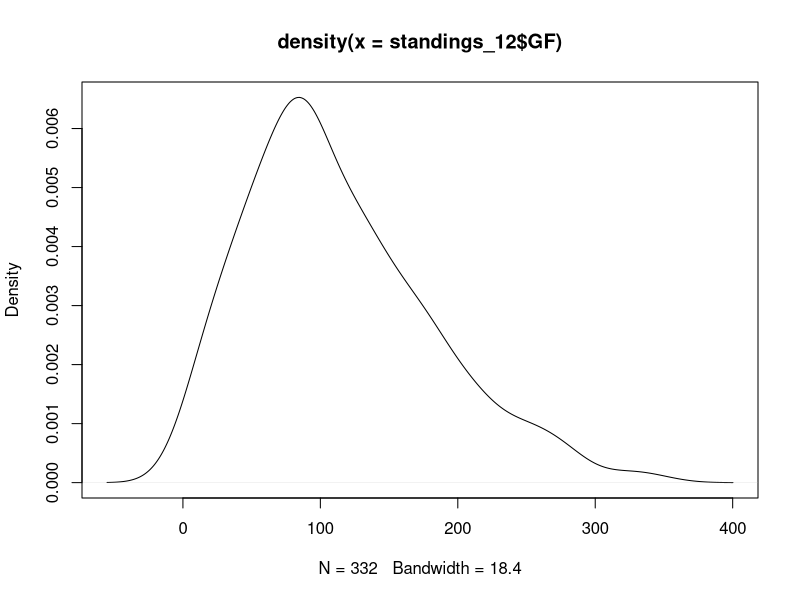
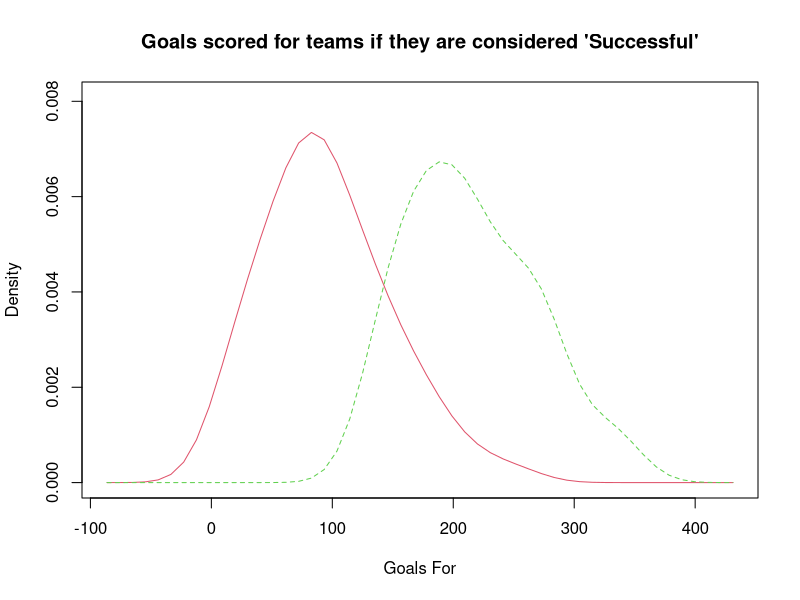

Recreate these plots in R, in order. (Note: this script raises an error after producing the figures.)
library(readxl)
standings_SEIS_seeds <- read_excel("standings_SEIS_seeds.xlsx", 
                                   sheet = "all")
View(standings_SEIS_seeds)

#Quarterfinals
#No. 1 St. Thomas 10, No. 9 North Dakota State 7
#No. 2 Grand Valley State 10, No. 10 Grand Canyon 8
#No. 6 Davenport 12, No. 3 Westminster 11
#No. 4 Dayton 12, No. 5 St. John's 4
#Semifinals
#No. 1 St. Thomas 14, No. 4 Dayton 13
#No. 2 Grand Valley State 15, No. 6 Davenport 11
#Championship
#No. 1 St. Thomas 9, No. 2 Grand Valley State 8

#Create dataframe
standings_12 <- standings_SEIS_seeds

#Convert GF and GA to numeric
standings_12$GF <- as.numeric(as.character(standings_12$GF))
standings_12$GA <- as.numeric(as.character(standings_12$GA))

#Create factor for successful team
install.packages(c('tibble', 'dplyr', 'readr')) # I don't know if I need any of these
standings_12$success <- factor(ifelse(standings_12$Seed >0, "Y", "N"))

# Statistics based on Success
      #can and should i make this into one function
tapply(standings_12$GF, standings_12$success, summary) #Gf
tapply(standings_12$GA, standings_12$success, summary) #GA
print("2012 Champions St. Thomas - GF: 238, GA: 97")

#Graphing libraries
install.packages('sm')
library(sm)

#Goals For
d_df <- density(standings_12$GF)
plot(d_df)

## Success 'Goals For' graph
success_labels <- factor(standings_12$success, levels = c(1, 2),
                         labels = c("Not Successful", "Successful"))
sm.density.compare(standings_12$GF, standings_12$success, xlab = "Goals For")
title(main = "Goals scored for teams if they are considered 'Successful'")
#legend
colfill <- c(2:(2+length(levels(success_labels))))
legend(locator(1), levels(success_labels), fill=colfill)

## Success 'Goals against' graph
success_labels <- factor(standings_12$success, levels = c(1, 2),
                         labels = c("Not Successful", "Successful"))
sm.density.compare(standings_12$GA, standings_12$success, xlab = "Goals Against")
title(main = "Goals scored against teams if they are considered 'Successful'")
#legend
colfill <- c(2:(2+length(levels(success_labels))))
legend(locator(1), levels(success_labels), fill=colfill)
